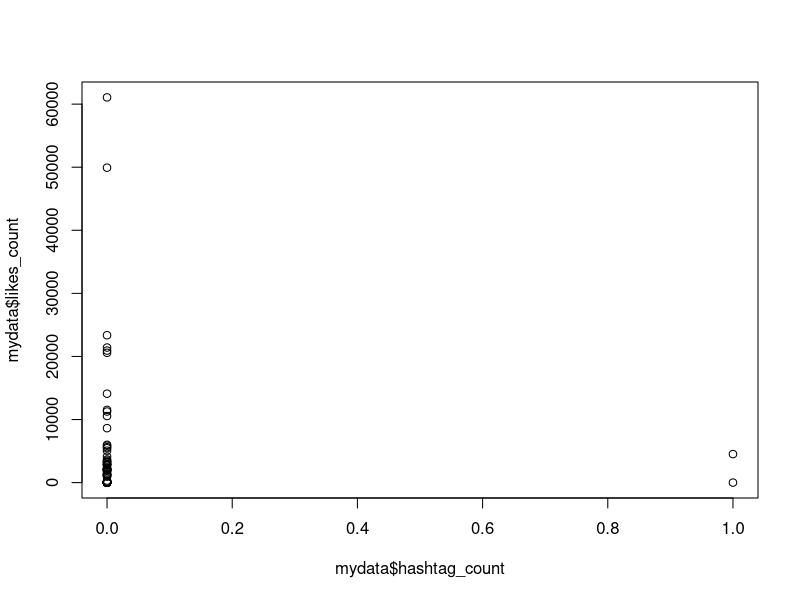
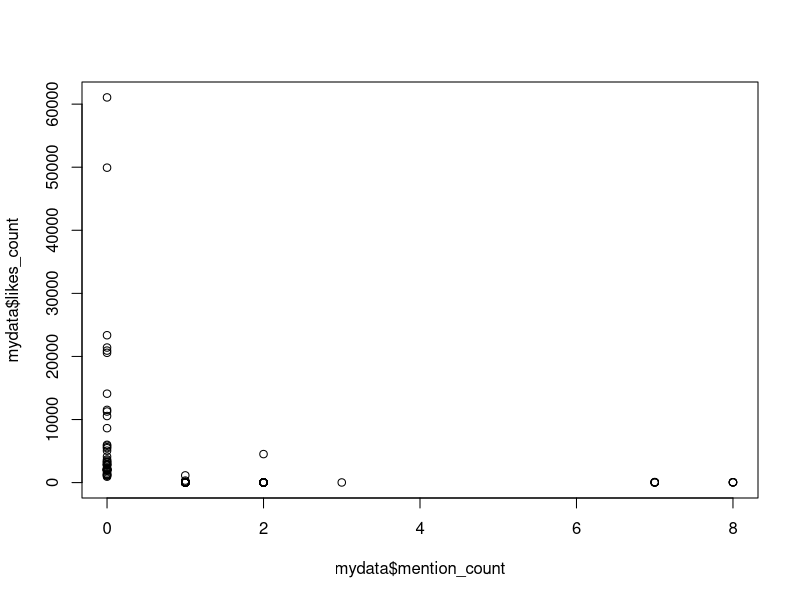
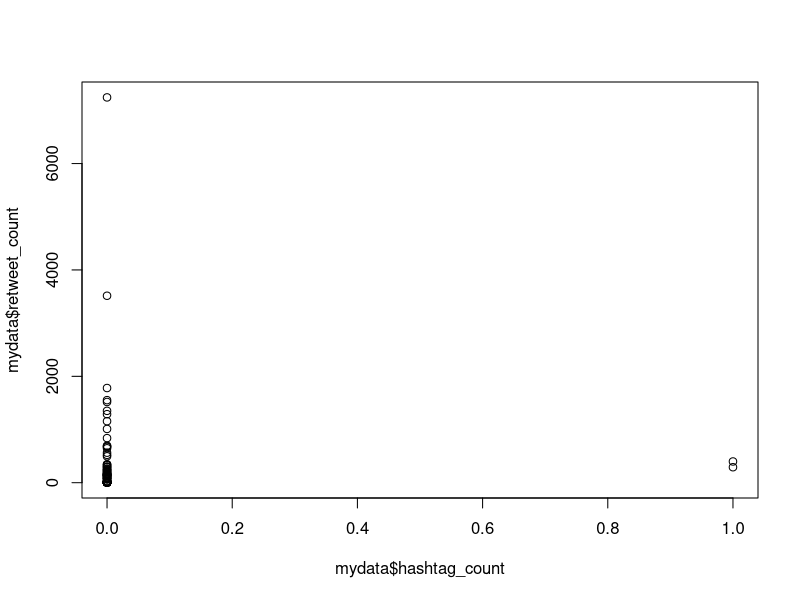
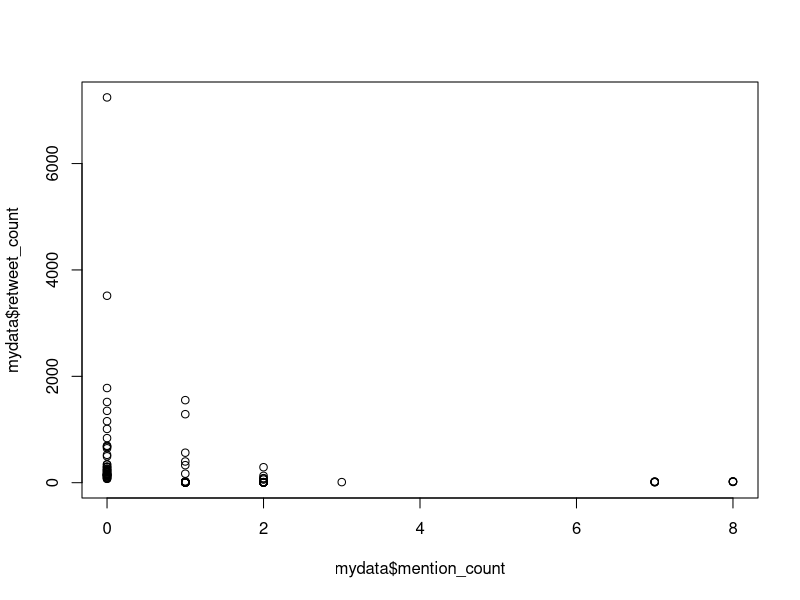

The R source for these figures, in order:
#Draw scatter plots between features (hashtag_count,likes_count), (mention_count,likes_count), (hashtag_count,retweet_count) and (mention_count,retweet_count) using R.
library("plyr")

mydata <- read.csv("SrBachchan_tweets.csv", header = TRUE)

#scatterplot
png(file="scatterplot_1.png")
plot(mydata$hashtag_count, mydata$likes_count)
dev.off() 

png(file="scatterplot_2.png")
plot(mydata$mention_count, mydata$likes_count)
dev.off() 

png(file="scatterplot_3.png")
plot(mydata$hashtag_count, mydata$retweet_count)
dev.off() 

png(file="scatterplot_4.png")
plot(mydata$mention_count, mydata$retweet_count)
dev.off() 
